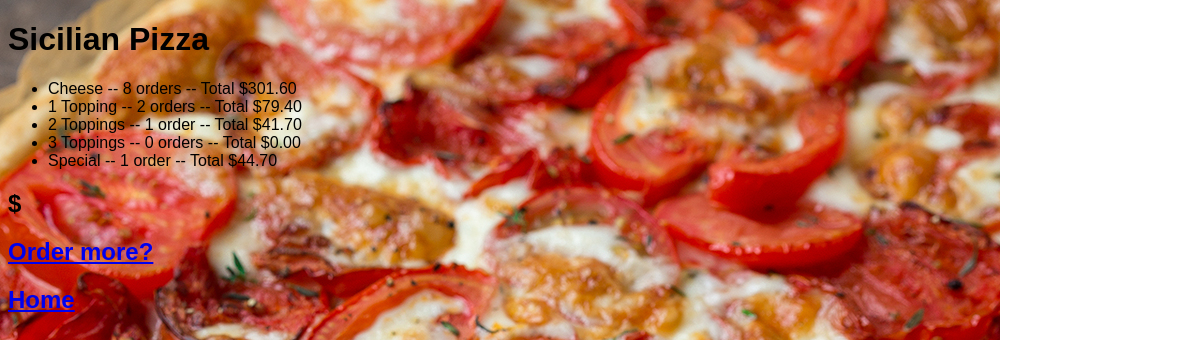
The app's page /2/results/ with its own data.
### orders/models.py (models this page shows, shortened)
class Category(models.Model):
    SMALL = 'S'
    LARGE = 'L'
    CATEGORY_SIZES = (
        (SMALL, 'Small'),
        (LARGE, 'Large'),
    )
    item_size = models.CharField(
        'size',
        max_length=1,
        choices=CATEGORY_SIZES,
        default=SMALL,
    )
    category_text = models.CharField(max_length=200)
    pub_date = models.DateTimeField('date published')
    toppings = models.ManyToManyField(Topping)

class Type(models.Model):
    category = models.ForeignKey(Category, on_delete=models.CASCADE)
    type_text = models.CharField(max_length=200)
    price = models.DecimalField(decimal_places=2, max_digits=5)
    orders = models.IntegerField(default=0)
    def order_value(self):
        value = self.price * self.orders
        return value

### orders/views.py (the view)
# urls.py: path('<int:category_id>/results/', views.results, name='results'),
def results(request, category_id):
    category = get_object_or_404(Category, pk=category_id)
    return render(request, 'orders/results.html', {'category': category})

### orders/templates/orders/results.html (shortened to what this page needs)
{% extends "orders/base.html" %}
{% block body %}
<h1>{{ category.category_text }}</h1>
<ul>
{% for type in category.type_set.all %}
  <li>{{ type.type_text }} -- {{ type.orders }} order{{ type.orders|pluralize}} -- Total ${{ type.order_value }}</li>
{% endfor %}
</ul>
<h2>${{ type.total_order }}</h2>
<h2><a href="{% url 'index' %}">Order more?</a></h2>
<h2><a href="{% url 'index' %}">Home</a></h2>
{% endblock %}

### orders/static/orders/style.css (style rules this page uses)
body { font-family: sans-serif; left: 30px }
body { background: white url("images/Puff+Pastry+Pizza.jpg") no-repeat; }

### records on screen
Category: category_text "Sicilian Pizza"
Type: type_text "Cheese", orders "8", order_value "301.60"
Type: type_text "1 Topping", orders "2", order_value "79.40"
Type: type_text "2 Toppings", orders "1", order_value "41.70"
Type: type_text "3 Toppings", orders "0", order_value "0.00"
Type: type_text "Special", orders "1", order_value "44.70"
